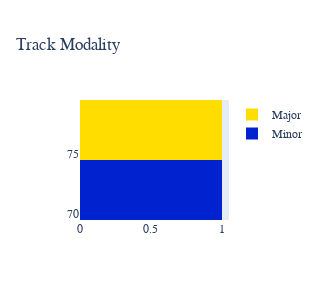

Notebook code for this chart:
### Code cell
# mode distribution
major = temp[temp['mode'] == 1]['type_x'].value_counts()
minor = temp[temp['mode'] == 0]['type_x'].value_counts()

fig = go.Figure()

fig.add_trace(go.Histogram(y=major, name="Major", marker_color='#ffdd00'))

fig.add_trace(go.Histogram(y=minor, name="Minor", marker_color='#0022cf'))

fig.update_layout(
    barmode='stack', 
    height=300, 
    width=300, 
    title_text="Track Modality",
    font_family="Rockwell",
    legend={'traceorder':'normal'}
    )

fig.show()

### Figure 1 — Plotly figure (JSON) as saved in the notebook; plotly's stock layout.template omitted (floating-point values rounded to 4 significant figures)
{"data": [{"marker": {"color": "#ffdd00"}, "name": "Major", "type": "histogram", "y": [75]}, {"marker": {"color": "#0022cf"}, "name": "Minor", "type": "histogram", "y": [70]}], "layout": {"barmode": "stack", "font": {"family": "Rockwell"}, "height": 300, "legend": {"traceorder": "normal"}, "title": {"text": "Track Modality"}, "width": 300}}
